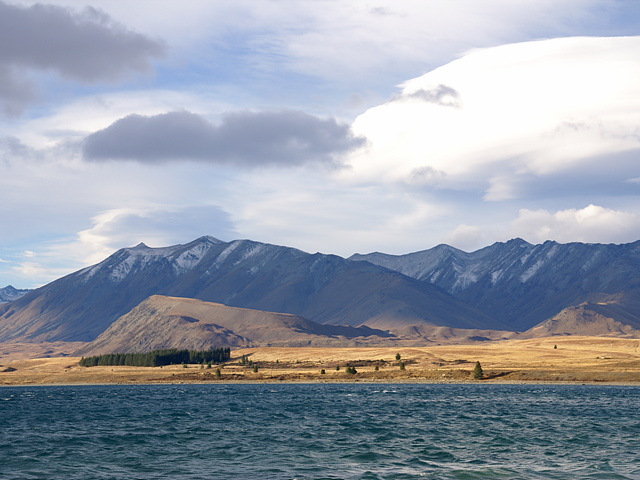
#> input picture ch05/tekapo.bmp, 640 x 480 px
$ python rotation2_yj.py
#> lines starting #> are read from the running program, lines starting #| are printed output that depends on the picture
import sys
import numpy as np
import cv2


src = cv2.imread('tekapo.bmp')
#> src is the input picture: shape (480, 640, 3); mean B, G, R 169.8, 157.4, 149.7

if src is None:
    print('Image load failed!')
    sys.exit()


angle = 0;

cp = (src.shape[1] / 2, src.shape[0] / 2)
#> cp = (320, 240)


while True:

    rot = cv2.getRotationMatrix2D(cp, angle, 0.5)
#> rot = [[0.5, 0, 160], [0, 0.5, 120]]
    dst = cv2.warpAffine(src, rot, (0, 0))
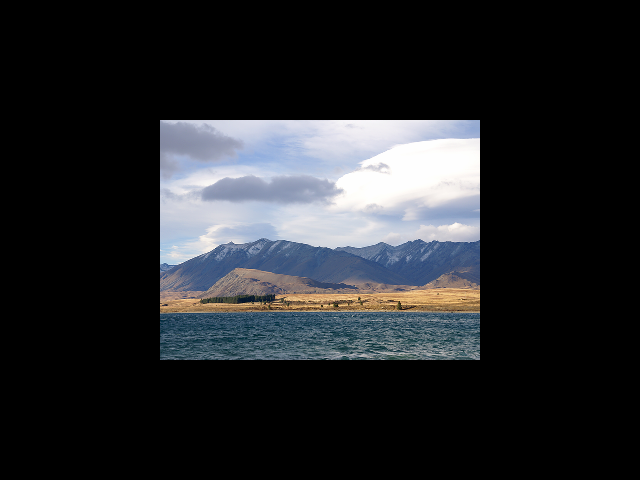
#> dst: shape (480, 640, 3); mean B, G, R 42.5, 39.4, 37.4

    cv2.imshow('src', src)
    cv2.imshow('dst', dst)
    key = cv2.waitKey(1)
#> (key Esc is pressed here)

    if key == 27:
        break
    elif key == ord(' '):
        angle += 10
        if angle == 360:
            angle = 0


cv2.destroyAllWindows()

$ run again, with ch05/cat.bmp copied over ch05/tekapo.bmp
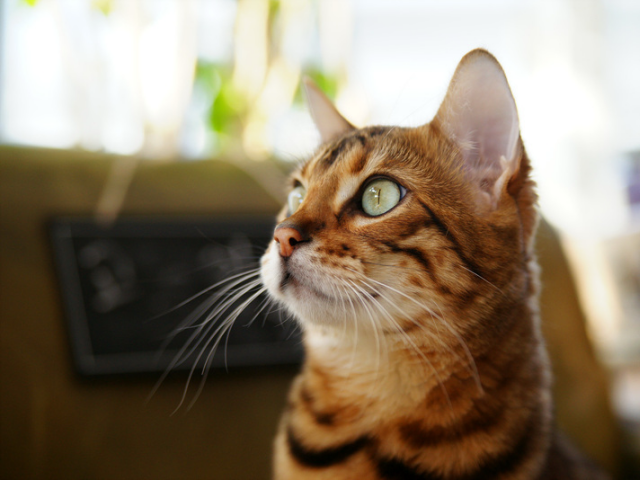
#> input picture ch05/cat.bmp, 640 x 480 px
#> src is the input picture: shape (480, 640, 3); mean B, G, R 104.5, 125.6, 140.8
#> `dst = cv2.warpAffine(src, rot, (0, 0))`:
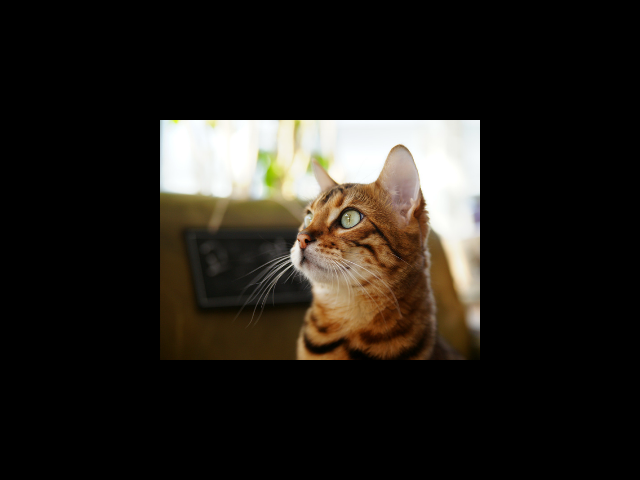
#> dst: shape (480, 640, 3); mean B, G, R 26.2, 31.4, 35.2

$ run again, with ch05/rose.bmp copied over ch05/tekapo.bmp
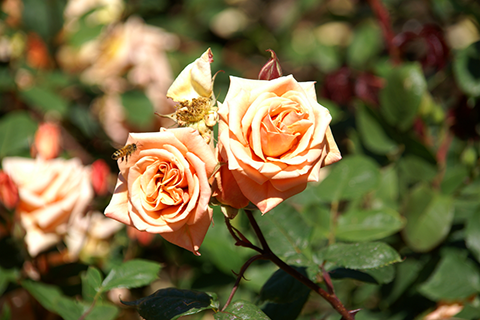
#> input picture ch05/rose.bmp, 480 x 320 px
#> src is the input picture: shape (320, 480, 3); mean B, G, R 63.1, 103.6, 116.2
#> `dst = cv2.warpAffine(src, rot, (0, 0))`:
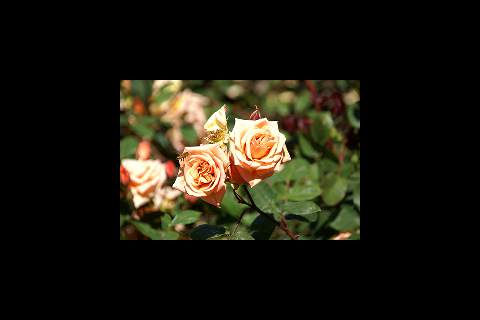
#> dst: shape (320, 480, 3); mean B, G, R 15.8, 25.9, 29.1
